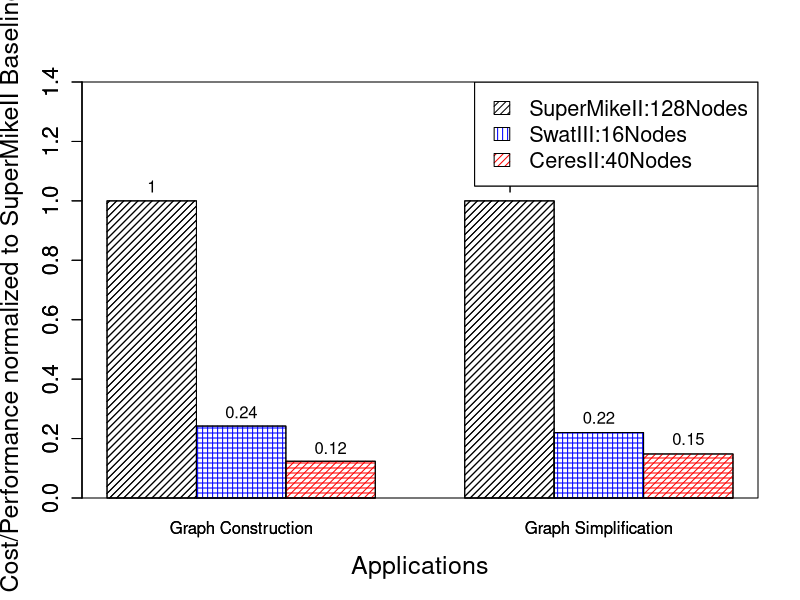

Generate this figure with R:
#Where the file is saved
pdf("//Users/arghyakusumdas/Documents/MyGitProjects/MyIeeeAccessPaper/IEEEtran/IEEEtran/Figures/PerformanceFigures/costTimeHum.pdf", family="Times")

# Grouped Bar Plot
data <- read.csv(file="costTimeHum.csv",head=TRUE,sep=",")
#print(data)
counts <- table(data$HumGraphConstruction,data$HumGraphSimplification)
x <- seq(10, 20, 30)

barplot(as.matrix(data), main="", ylim=c(0, 1.4), xlab="Applications",ylab="Cost/Performance normalized to SuperMikeII Baseline", names=c("Graph Construction", "Graph Simplification"), col=c("black", "blue", "red"), beside=TRUE, density=20, angle=c(45,0,0), cex.lab=1.5, cex.axis=1.3, cex.names=1)
barplot(as.matrix(data), add=TRUE, main="", ylim=c(0, 1.4), xlab="Applications",ylab="Cost/Performance normalized to SuperMikeII Baseline", names=c("Graph Construction", "Graph Simplification"), col=c("black","blue", "red"), beside=TRUE, density=20, angle=c(45,90,45), cex.lab=1.5, cex.axis=1.3, cex.names=1)

text(1.5, 1.05, "1")
text(2.5, 0.29, "0.24")
text(3.5, 0.17, "0.12")

text(5.5, 1.05, "1")
text(6.5, 0.27, "0.22")
text(7.5, 0.20, "0.15")

legend("topright", legend = rownames(data), fill = c("black","blue", "red"), density=20, angle=c(45,0,0), ncol = 1, cex = 1.3)
legend("topright", legend = rownames(data), fill = c("black","blue", "red"), density=20, angle=c(45,90,45), ncol = 1, cex = 1.3)
box()